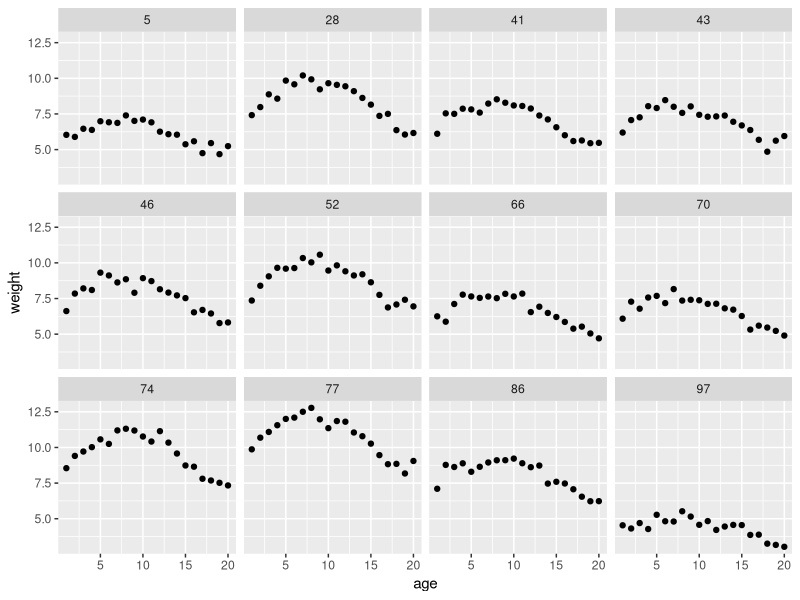
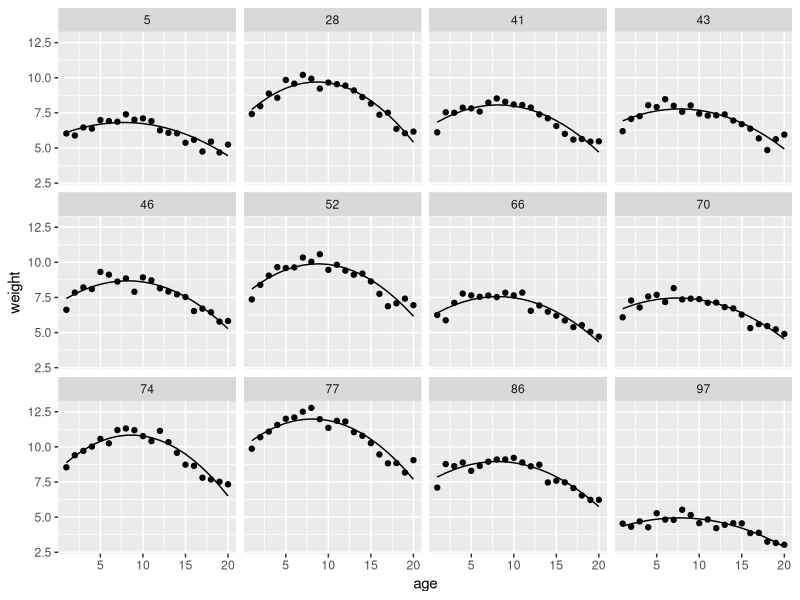

Source code (R) for these figures, in order:
library(dplyr)
library(purrr)
library(magrittr)
library(ggplot2)
library(lme4)

x <- read.csv("cat-weights-by-breed.csv", sep = " ")

.id_sample <- sample(unique(x$id), size = 12)


g1 <- ggplot(filter(x, is.element(id, .id_sample)), aes(x = age, y = weight, group = id)) + geom_point() + facet_wrap(~id)


summarise_fit_factory <- function(summary_func) {
  function(id_num) {
    fit <- lm(weight ~ poly(age, 2),
              data = x[x$id == id_num,])
    summary_func(fit)
  }
}
demo_coefs <- summarise_fit_factory(coef)
demo_fit <- summarise_fit_factory((function(x) x$fit))


individual_model_fits <- map(.x = unique(x$id),
           .f = function(x) {data.frame(age = 1:20, weight_fit = demo_fit(x), id = x)}) %>% bind_rows



g2 <- ggplot() +
  geom_point(
  data = filter(x, is.element(id, .id_sample)),
  mapping = aes(x = age, y = weight)) +
  geom_line(
  data = filter(individual_model_fits, is.element(id, .id_sample)),
  mapping = aes(x = age, y = weight_fit, group = id)) + facet_wrap(~id)


## Do the algebra to work out the appropriate definition for a LMM for this data
## set.
